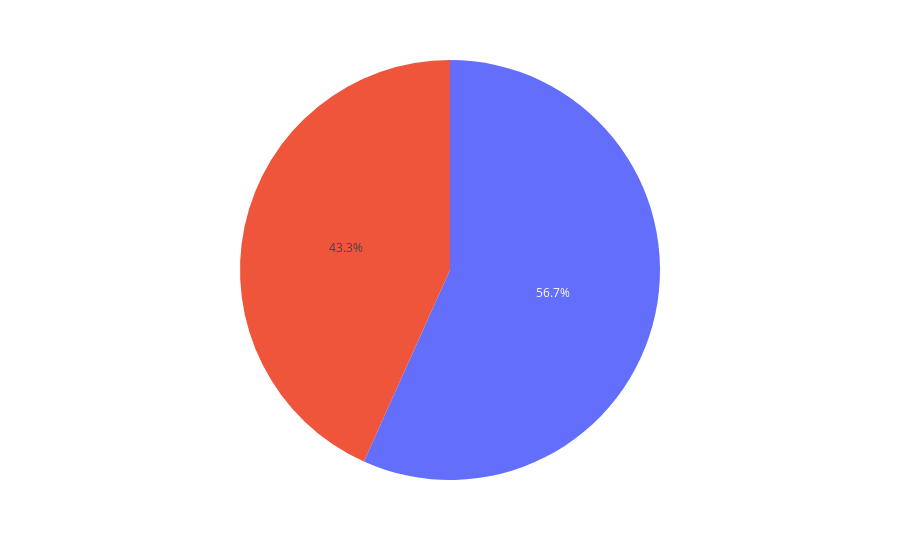

Source (notebook cell):
### Markdown cell above
### Hidden Cost of Users Inactivity
So far, we analyzed the level of activities by teams, looking at how many posts, comments, and views. But, there always are some users that do not get involved at all in team activities. It turns out that the team size is not necessarily the number of active users.

Now, let's look at how many users that have no activity at all. __Inactive__ means users that do not post, comment, or view anything in the period analyzed.

### Code cell
# User Activity
useractivity = pd.merge(users,comments,how='left', on=['user_id'])
useractivity = pd.merge(useractivity,posts,how='left', on=['user_id'])
useractivity = useractivity.groupby('user_id').agg({
    'posts_id_y':'nunique',
    'comment_id':'nunique',
    'views': sum})
useractivity = pd.merge(useractivity,users,how='left', on=['user_id'])
useractivity = useractivity[['user_id', 'team_id','posts_id_y','comment_id','views']]
useractivity['inactive'] = 0 
useractivity.loc[(useractivity['posts_id_y'] == 0) & 
                  (useractivity['comment_id'] == 0) &
                  (useractivity['views'] == 0),
                  'inactive'] = 1
fig = px.pie(useractivity.inactive.value_counts(), values='inactive')
fig.show()

### Figure 1 — Plotly figure (JSON) as saved in the notebook; plotly's stock layout.template omitted (floating-point values rounded to 4 significant figures)
{"data": [{"domain": {"x": [0, 1], "y": [0, 1]}, "hoverlabel": {"namelength": 0}, "hovertemplate": "inactive=%{value}", "legendgroup": "", "name": "", "showlegend": false, "type": "pie", "values": [12045, 9190]}], "layout": {"autosize": true, "legend": {"tracegroupgap": 0}, "margin": {"t": 60}}}
